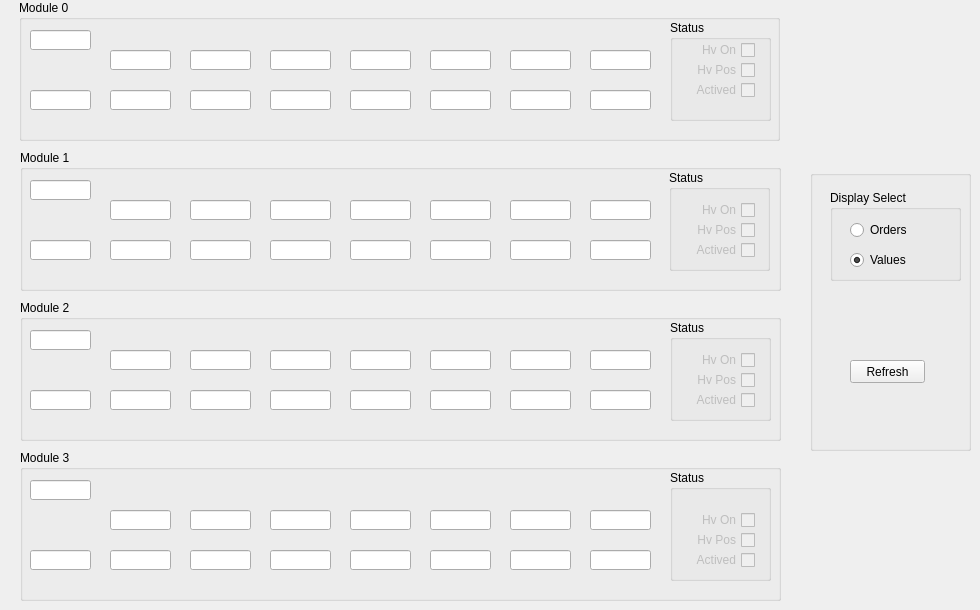
    <widget class="QWidget" name="tab">
     <attribute name="title">
      <string>High Voltage</string>
     </attribute>
     <widget class="QLineEdit" name="lineEdit_Hv_00">
      <property name="geometry">
       <rect>
        <x>30</x>
        <y>30</y>
        <width>61</width>
        <height>20</height>
       </rect>
      </property>
      <property name="readOnly">
       <bool>true</bool>
      </property>
     </widget>
     <widget class="QLineEdit" name="lineEdit_Hv_01">
      <property name="geometry">
       <rect>
        <x>110</x>
        <y>50</y>
        <width>61</width>
        <height>20</height>
       </rect>
      </property>
      <property name="readOnly">
       <bool>true</bool>
      </property>
     </widget>
     <widget class="QLineEdit" name="lineEdit_Hv_02">
      <property name="geometry">
       <rect>
        <x>190</x>
        <y>50</y>
        <width>61</width>
        <height>20</height>
       </rect>
      </property>
      <property name="readOnly">
       <bool>true</bool>
      </property>
     </widget>
     <widget class="QLineEdit" name="lineEdit_Hv_03">
      <property name="geometry">
       <rect>
        <x>270</x>
        <y>50</y>
        <width>61</width>
        <height>20</height>
       </rect>
      </property>
      <property name="readOnly">
       <bool>true</bool>
      </property>
     </widget>
     <widget class="QLineEdit" name="lineEdit_Hv_04">
      <property name="geometry">
       <rect>
        <x>350</x>
        <y>50</y>
        <width>61</width>
        <height>20</height>
       </rect>
      </property>
      <property name="readOnly">
       <bool>true</bool>
      </property>
     </widget>
     <widget class="QLineEdit" name="lineEdit_Hv_05">
      <property name="geometry">
       <rect>
        <x>430</x>
        <y>50</y>
        <width>61</width>
        <height>20</height>
       </rect>
      </property>
      <property name="readOnly">
       <bool>true</bool>
      </property>
     </widget>
     <widget class="QLineEdit" name="lineEdit_Hv_06">
      <property name="geometry">
       <rect>
        <x>510</x>
        <y>50</y>
        <width>61</width>
        <height>20</height>
       </rect>
      </property>
      <property name="readOnly">
       <bool>true</bool>
      </property>
     </widget>
     <widget class="QLineEdit" name="lineEdit_Hv_07">
      <property name="geometry">
       <rect>
        <x>590</x>
        <y>50</y>
        <width>61</width>
        <height>20</height>
       </rect>
      </property>
      <property name="readOnly">
       <bool>true</bool>
      </property>
     </widget>
     <widget class="QLineEdit" name="lineEdit_Hv_08">
      <property name="geometry">
       <rect>
        <x>30</x>
        <y>90</y>
        <width>61</width>
        <height>20</height>
       </rect>
      </property>
      <property name="readOnly">
       <bool>true</bool>
      </property>
     </widget>
     <widget class="QLineEdit" name="lineEdit_Hv_09">
      <property name="geometry">
       <rect>
        <x>110</x>
        <y>90</y>
        <width>61</width>
        <height>20</height>
       </rect>
      </property>
      <property name="readOnly">
       <bool>true</bool>
      </property>
     </widget>
     <widget class="QLineEdit" name="lineEdit_Hv_10">
      <property name="geometry">
       <rect>
        <x>190</x>
        <y>90</y>
        <width>61</width>
        <height>20</height>
       </rect>
      </property>
      <property name="readOnly">
       <bool>true</bool>
      </property>
     </widget>
     <widget class="QLineEdit" name="lineEdit_Hv_11">
      <property name="geometry">
       <rect>
        <x>270</x>
        <y>90</y>
        <width>61</width>
        <height>20</height>
       </rect>
      </property>
      <property name="readOnly">
       <bool>true</bool>
      </property>
     </widget>
     <widget class="QLineEdit" name="lineEdit_Hv_12">
      <property name="geometry">
       <rect>
        <x>350</x>
        <y>90</y>
        <width>61</width>
        <height>20</height>
       </rect>
      </property>
      <property name="readOnly">
       <bool>true</bool>
      </property>
     </widget>
     <widget class="QLineEdit" name="lineEdit_Hv_13">
      <property name="geometry">
       <rect>
        <x>430</x>
        <y>90</y>
        <width>61</width>
        <height>20</height>
       </rect>
      </property>
      <property name="readOnly">
       <bool>true</bool>
      </property>
     </widget>
     <widget class="QLineEdit" name="lineEdit_Hv_14">
      <property name="geometry">
       <rect>
        <x>510</x>
        <y>90</y>
        <width>61</width>
        <height>20</height>
       </rect>
      </property>
      <property name="readOnly">
       <bool>true</bool>
      </property>
     </widget>
     <widget class="QLineEdit" name="lineEdit_Hv_15">
      <property name="geometry">
       <rect>
        <x>590</x>
        <y>90</y>
        <width>61</width>
        <height>20</height>
       </rect>
      </property>
      <property name="readOnly">
       <bool>true</bool>
      </property>
     </widget>
     <widget class="QLineEdit" name="lineEdit_Hv_16">
      <property name="geometry">
       <rect>
        <x>30</x>
        <y>180</y>
        <width>61</width>
        <height>20</height>
       </rect>
      </property>
      <property name="readOnly">
       <bool>true</bool>
      </property>
     </widget>
     <widget class="QLineEdit" name="lineEdit_Hv_17">
      <property name="geometry">
       <rect>
        <x>110</x>
        <y>200</y>
        <width>61</width>
        <height>20</height>
       </rect>
      </property>
      <property name="readOnly">
       <bool>true</bool>
      </property>
     </widget>
     <widget class="QLineEdit" name="lineEdit_Hv_18">
      <property name="geometry">
       <rect>
        <x>190</x>
        <y>200</y>
        <width>61</width>
        <height>20</height>
       </rect>
      </property>
      <property name="readOnly">
       <bool>true</bool>
      </property>
     </widget>
     <widget class="QLineEdit" name="lineEdit_Hv_19">
      <property name="geometry">
       <rect>
        <x>270</x>
        <y>200</y>
        <width>61</width>
        <height>20</height>
       </rect>
      </property>
      <property name="readOnly">
       <bool>true</bool>
      </property>
     </widget>
     <widget class="QLineEdit" name="lineEdit_Hv_20">
      <property name="geometry">
       <rect>
        <x>350</x>
        <y>200</y>
        <width>61</width>
        <height>20</height>
       </rect>
      </property>
      <property name="readOnly">
       <bool>true</bool>
      </property>
     </widget>
     <widget class="QLineEdit" name="lineEdit_Hv_21">
      <property name="geometry">
       <rect>
        <x>430</x>
        <y>200</y>
        <width>61</width>
        <height>20</height>
       </rect>
      </property>
      <property name="readOnly">
       <bool>true</bool>
      </property>
     </widget>
     <widget class="QLineEdit" name="lineEdit_Hv_22">
      <property name="geometry">
       <rect>
        <x>510</x>
        <y>200</y>
        <width>61</width>
        <height>20</height>
       </rect>
      </property>
      <property name="readOnly">
       <bool>true</bool>
      </property>
     </widget>
     <widget class="QLineEdit" name="lineEdit_Hv_23">
      <property name="geometry">
       <rect>
        <x>590</x>
        <y>200</y>
        <width>61</width>
        <height>20</height>
       </rect>
      </property>
      <property name="readOnly">
       <bool>true</bool>
      </property>
     </widget>
     <widget class="QLineEdit" name="lineEdit_Hv_24">
      <property name="geometry">
       <rect>
        <x>30</x>
        <y>240</y>
        <width>61</width>
        <height>20</height>
       </rect>
      </property>
      <property name="readOnly">
       <bool>true</bool>
      </property>
     </widget>
     <widget class="QLineEdit" name="lineEdit_Hv_25">
      <property name="geometry">
       <rect>
        <x>110</x>
        <y>240</y>
        <width>61</width>
        <height>20</height>
       </rect>
      </property>
      <property name="readOnly">
       <bool>true</bool>
      </property>
     </widget>
     <widget class="QLineEdit" name="lineEdit_Hv_26">
      <property name="geometry">
       <rect>
        <x>190</x>
        <y>240</y>
        <width>61</width>
        <height>20</height>
       </rect>
      </property>
      <property name="readOnly">
       <bool>true</bool>
      </property>
     </widget>
     <widget class="QLineEdit" name="lineEdit_Hv_27">
      <property name="geometry">
       <rect>
        <x>270</x>
        <y>240</y>
        <width>61</width>
        <height>20</height>
       </rect>
      </property>
      <property name="readOnly">
       <bool>true</bool>
      </property>
     </widget>
     <widget class="QLineEdit" name="lineEdit_Hv_28">
      <property name="geometry">
       <rect>
        <x>350</x>
        <y>240</y>
        <width>61</width>
        <height>20</height>
       </rect>
      </property>
      <property name="readOnly">
       <bool>true</bool>
      </property>
     </widget>
     <widget class="QLineEdit" name="lineEdit_Hv_29">
      <property name="geometry">
       <rect>
        <x>430</x>
        <y>240</y>
        <width>61</width>
        <height>20</height>
       </rect>
      </property>
      <property name="readOnly">
       <bool>true</bool>
      </property>
     </widget>
     <widget class="QLineEdit" name="lineEdit_Hv_30">
      <property name="geometry">
       <rect>
        <x>510</x>
        <y>240</y>
        <width>61</width>
        <height>20</height>
       </rect>
      </property>
      <property name="readOnly">
       <bool>true</bool>
      </property>
     </widget>
     <widget class="QLineEdit" name="lineEdit_Hv_31">
      <property name="geometry">
       <rect>
        <x>590</x>
        <y>240</y>
        <width>61</width>
        <height>20</height>
       </rect>
      </property>
      <property name="readOnly">
       <bool>true</bool>
      </property>
     </widget>
     <widget class="QLineEdit" name="lineEdit_Hv_32">
      <property name="geometry">
       <rect>
        <x>30</x>
        <y>330</y>
        <width>61</width>
        <height>20</height>
       </rect>
      </property>
      <property name="readOnly">
       <bool>true</bool>
      </property>
     </widget>
     <widget class="QLineEdit" name="lineEdit_Hv_33">
      <property name="geometry">
       <rect>
        <x>110</x>
        <y>350</y>
        <width>61</width>
        <height>20</height>
       </rect>
      </property>
      <property name="readOnly">
       <bool>true</bool>
      </property>
     </widget>
     <widget class="QLineEdit" name="lineEdit_Hv_34">
      <property name="geometry">
       <rect>
        <x>190</x>
        <y>350</y>
        <width>61</width>
        <height>20</height>
       </rect>
      </property>
      <property name="readOnly">
       <bool>true</bool>
      </property>
     </widget>
     <widget class="QLineEdit" name="lineEdit_Hv_35">
      <property name="geometry">
       <rect>
        <x>270</x>
        <y>350</y>
        <width>61</width>
        <height>20</height>
       </rect>
      </property>
      <property name="readOnly">
       <bool>true</bool>
      </property>
     </widget>
     <widget class="QLineEdit" name="lineEdit_Hv_36">
      <property name="geometry">
       <rect>
        <x>350</x>
        <y>350</y>
        <width>61</width>
        <height>20</height>
       </rect>
      </property>
      <property name="readOnly">
       <bool>true</bool>
      </property>
     </widget>
     <widget class="QLineEdit" name="lineEdit_Hv_37">
      <property name="geometry">
       <rect>
        <x>430</x>
        <y>350</y>
        <width>61</width>
        <height>20</height>
       </rect>
      </property>
      <property name="readOnly">
       <bool>true</bool>
      </property>
     </widget>
     <widget class="QLineEdit" name="lineEdit_Hv_38">
      <property name="geometry">
       <rect>
        <x>510</x>
        <y>350</y>
        <width>61</width>
        <height>20</height>
       </rect>
      </property>
      <property name="readOnly">
       <bool>true</bool>
      </property>
     </widget>
     <widget class="QLineEdit" name="lineEdit_Hv_39">
      <property name="geometry">
       <rect>
        <x>590</x>
        <y>350</y>
        <width>61</width>
        <height>20</height>
       </rect>
      </property>
      <property name="readOnly">
       <bool>true</bool>
      </property>
     </widget>
     <widget class="QLineEdit" name="lineEdit_Hv_40">
      <property name="geometry">
       <rect>
        <x>30</x>
        <y>390</y>
        <width>61</width>
        <height>20</height>
       </rect>
      </property>
      <property name="readOnly">
       <bool>true</bool>
      </property>
     </widget>
     <widget class="QLineEdit" name="lineEdit_Hv_41">
      <property name="geometry">
       <rect>
        <x>110</x>
        <y>390</y>
        <width>61</width>
        <height>20</height>
       </rect>
      </property>
      <property name="readOnly">
       <bool>true</bool>
      </property>
     </widget>
     <widget class="QLineEdit" name="lineEdit_Hv_42">
      <property name="geometry">
       <rect>
        <x>190</x>
        <y>390</y>
        <width>61</width>
        <height>20</height>
       </rect>
      </property>
      <property name="readOnly">
       <bool>true</bool>
      </property>
     </widget>
     <widget class="QLineEdit" name="lineEdit_Hv_43">
      <property name="geometry">
       <rect>
        <x>270</x>
        <y>390</y>
        <width>61</width>
        <height>20</height>
       </rect>
      </property>
      <property name="readOnly">
       <bool>true</bool>
      </property>
     </widget>
     <widget class="QLineEdit" name="lineEdit_Hv_44">
      <property name="geometry">
       <rect>
        <x>350</x>
        <y>390</y>
        <width>61</width>
        <height>20</height>
       </rect>
      </property>
      <property name="readOnly">
       <bool>true</bool>
      </property>
     </widget>
     <widget class="QLineEdit" name="lineEdit_Hv_45">
      <property name="geometry">
       <rect>
        <x>430</x>
        <y>390</y>
        <width>61</width>
        <height>20</height>
       </rect>
      </property>
      <property name="readOnly">
       <bool>true</bool>
      </property>
     </widget>
     <widget class="QLineEdit" name="lineEdit_Hv_46">
      <property name="geometry">
       <rect>
        <x>510</x>
        <y>390</y>
        <width>61</width>
        <height>20</height>
       </rect>
      </property>
      <property name="readOnly">
       <bool>true</bool>
      </property>
     </widget>
     <widget class="QLineEdit" name="lineEdit_Hv_47">
      <property name="geometry">
       <rect>
        <x>590</x>
        <y>390</y>
        <width>61</width>
        <height>20</height>
       </rect>
      </property>
      <property name="readOnly">
       <bool>true</bool>
      </property>
     </widget>
     <widget class="QLineEdit" name="lineEdit_Hv_48">
      <property name="geometry">
       <rect>
        <x>30</x>
        <y>480</y>
        <width>61</width>
        <height>20</height>
       </rect>
      </property>
      <property name="readOnly">
       <bool>true</bool>
      </property>
     </widget>
     <widget class="QLineEdit" name="lineEdit_Hv_49">
      <property name="geometry">
       <rect>
        <x>110</x>
        <y>510</y>
        <width>61</width>
        <height>20</height>
       </rect>
      </property>
      <property name="readOnly">
       <bool>true</bool>
      </property>
     </widget>
     <widget class="QLineEdit" name="lineEdit_Hv_50">
      <property name="geometry">
       <rect>
        <x>190</x>
        <y>510</y>
        <width>61</width>
        <height>20</height>
       </rect>
      </property>
      <property name="readOnly">
       <bool>true</bool>
      </property>
     </widget>
     <widget class="QLineEdit" name="lineEdit_Hv_51">
      <property name="geometry">
       <rect>
        <x>270</x>
        <y>510</y>
        <width>61</width>
        <height>20</height>
       </rect>
      </property>
      <property name="readOnly">
       <bool>true</bool>
      </property>
     </widget>
     <widget class="QLineEdit" name="lineEdit_Hv_52">
      <property name="geometry">
       <rect>
        <x>350</x>
        <y>510</y>
        <width>61</width>
        <height>20</height>
       </rect>
      </property>
      <property name="readOnly">
       <bool>true</bool>
      </property>
     </widget>
     <widget class="QLineEdit" name="lineEdit_Hv_53">
      <property name="geometry">
       <rect>
        <x>430</x>
        <y>510</y>
        <width>61</width>
        <height>20</height>
       </rect>
      </property>
      <property name="readOnly">
       <bool>true</bool>
      </property>
     </widget>
     <widget class="QLineEdit" name="lineEdit_Hv_54">
      <property name="geometry">
       <rect>
        <x>510</x>
        <y>510</y>
        <width>61</width>
        <height>20</height>
       </rect>
      </property>
      <property name="readOnly">
       <bool>true</bool>
      </property>
     </widget>
     <widget class="QLineEdit" name="lineEdit_Hv_55">
      <property name="geometry">
       <rect>
        <x>590</x>
        <y>510</y>
        <width>61</width>
        <height>20</height>
       </rect>
      </property>
      <property name="readOnly">
       <bool>true</bool>
      </property>
     </widget>
     <widget class="QLineEdit" name="lineEdit_Hv_56">
      <property name="geometry">
       <rect>
        <x>30</x>
        <y>550</y>
        <width>61</width>
        <height>20</height>
       </rect>
      </property>
      <property name="readOnly">
       <bool>true</bool>
      </property>
     </widget>
     <widget class="QLineEdit" name="lineEdit_Hv_57">
      <property name="geometry">
       <rect>
        <x>110</x>
        <y>550</y>
        <width>61</width>
        <height>20</height>
       </rect>
      </property>
      <property name="readOnly">
       <bool>true</bool>
      </property>
     </widget>
     <widget class="QLineEdit" name="lineEdit_Hv_58">
      <property name="geometry">
       <rect>
        <x>190</x>
        <y>550</y>
        <width>61</width>
        <height>20</height>
       </rect>
      </property>
      <property name="readOnly">
       <bool>true</bool>
      </property>
     </widget>
     <widget class="QLineEdit" name="lineEdit_Hv_59">
      <property name="geometry">
       <rect>
        <x>270</x>
        <y>550</y>
        <width>61</width>
        <height>20</height>
       </rect>
      </property>
      <property name="readOnly">
       <bool>true</bool>
      </property>
     </widget>
     <widget class="QCheckBox" name="checkBox_HvOn_0">
      <property name="enabled">
       <bool>false</bool>
      </property>
      <property name="geometry">
       <rect>
        <x>670</x>
        <y>40</y>
        <width>85</width>
        <height>20</height>
       </rect>
      </property>
      <property name="layoutDirection">
       <enum>Qt::RightToLeft</enum>
      </property>
      <property name="text">
       <string>Hv On</string>
      </property>
     </widget>
     <widget class="QCheckBox" name="checkBox_HvPos_0">
      <property name="enabled">
       <bool>false</bool>
      </property>
      <property name="geometry">
       <rect>
        <x>670</x>
        <y>60</y>
        <width>85</width>
        <height>20</height>
       </rect>
      </property>
      <property name="layoutDirection">
       <enum>Qt::RightToLeft</enum>
      </property>
      <property name="text">
       <string>Hv Pos</string>
      </property>
     </widget>
     <widget class="QRadioButton" name="radioButton_Hv_Order">
      <property name="geometry">
       <rect>
        <x>850</x>
        <y>220</y>
        <width>100</width>
        <height>20</height>
       </rect>
      </property>
      <property name="text">
       <string>Orders</string>
      </property>
     </widget>
     <widget class="QRadioButton" name="radioButton_Hv_Val">
      <property name="geometry">
       <rect>
        <x>850</x>
        <y>250</y>
        <width>100</width>
        <height>20</height>
       </rect>
      </property>
      <property name="text">
       <string>Values</string>
      </property>
      <property name="checked">
       <bool>true</bool>
      </property>
     </widget>
     <widget class="QGroupBox" name="groupBox_31">
      <property name="geometry">
       <rect>
        <x>830</x>
        <y>190</y>
        <width>131</width>
        <height>91</height>
       </rect>
      </property>
      <property name="title">
       <string>Display Select</string>
      </property>
     </widget>
     <widget class="QGroupBox" name="groupBox_32">
      <property name="geometry">
       <rect>
        <x>810</x>
        <y>170</y>
        <width>161</width>
        <height>281</height>
       </rect>
      </property>
      <property name="title">
       <string/>
      </property>
      <widget class="QPushButton" name="pushButton_Hv_Refresh">
       <property name="geometry">
        <rect>
         <x>40</x>
         <y>190</y>
         <width>75</width>
         <height>23</height>
        </rect>
       </property>
       <property name="text">
        <string>Refresh</string>
       </property>
      </widget>
     </widget>
     <widget class="QLineEdit" name="lineEdit_Hv_60">
      <property name="geometry">
       <rect>
        <x>350</x>
        <y>550</y>
        <width>61</width>
        <height>20</height>
       </rect>
      </property>
      <property name="readOnly">
       <bool>true</bool>
      </property>
     </widget>
     <widget class="QLineEdit" name="lineEdit_Hv_61">
      <property name="geometry">
       <rect>
        <x>430</x>
        <y>550</y>
        <width>61</width>
        <height>20</height>
       </rect>
      </property>
      <property name="readOnly">
       <bool>true</bool>
      </property>
     </widget>
     <widget class="QLineEdit" name="lineEdit_Hv_62">
      <property name="geometry">
       <rect>
        <x>510</x>
        <y>550</y>
        <width>61</width>
        <height>20</height>
       </rect>
      </property>
      <property name="readOnly">
       <bool>true</bool>
      </property>
     </widget>
     <widget class="QLineEdit" name="lineEdit_Hv_63">
      <property name="geometry">
       <rect>
        <x>590</x>
        <y>550</y>
        <width>61</width>
        <height>20</height>
       </rect>
      </property>
      <property name="readOnly">
       <bool>true</bool>
      </property>
     </widget>
     <widget class="QCheckBox" name="checkBox_HvAct_0">
      <property name="enabled">
       <bool>false</bool>
      </property>
      <property name="geometry">
       <rect>
        <x>670</x>
        <y>80</y>
        <width>85</width>
        <height>20</height>
       </rect>
      </property>
      <property name="layoutDirection">
       <enum>Qt::RightToLeft</enum>
      </property>
      <property name="text">
       <string>Actived</string>
      </property>
     </widget>
     <widget class="QGroupBox" name="groupBox_33">
      <property name="geometry">
       <rect>
        <x>670</x>
        <y>20</y>
        <width>101</width>
        <height>101</height>
       </rect>
      </property>
      <property name="title">
       <string>Status</string>
      </property>
     </widget>
     <widget class="QGroupBox" name="groupBox_34">
      <property name="geometry">
       <rect>
        <x>19</x>
        <y>0</y>
        <width>761</width>
        <height>141</height>
       </rect>
      </property>
      <property name="title">
       <string>Module 0</string>
      </property>
     </widget>
     <widget class="QGroupBox" name="groupBox_35">
      <property name="geometry">
       <rect>
        <x>20</x>
        <y>150</y>
        <width>761</width>
        <height>141</height>
       </rect>
      </property>
      <property name="title">
       <string>Module 1</string>
      </property>
      <widget class="QGroupBox" name="groupBox_36">
       <property name="geometry">
        <rect>
         <x>649</x>
         <y>20</y>
         <width>101</width>
         <height>101</height>
        </rect>
       </property>
       <property name="title">
        <string>Status</string>
       </property>
      </widget>
     </widget>
     <widget class="QCheckBox" name="checkBox_HvOn_1">
      <property name="enabled">
       <bool>false</bool>
      </property>
      <property name="geometry">
       <rect>
        <x>670</x>
        <y>200</y>
        <width>85</width>
        <height>20</height>
       </rect>
      </property>
      <property name="layoutDirection">
       <enum>Qt::RightToLeft</enum>
      </property>
      <property name="text">
       <string>Hv On</string>
      </property>
     </widget>
     <widget class="QCheckBox" name="checkBox_HvPos_1">
      <property name="enabled">
       <bool>false</bool>
      </property>
      <property name="geometry">
       <rect>
        <x>670</x>
        <y>220</y>
        <width>85</width>
        <height>20</height>
       </rect>
      </property>
      <property name="layoutDirection">
       <enum>Qt::RightToLeft</enum>
      </property>
      <property name="text">
       <string>Hv Pos</string>
      </property>
     </widget>
     <widget class="QCheckBox" name="checkBox_HvAct_1">
      <property name="enabled">
       <bool>false</bool>
      </property>
      <property name="geometry">
       <rect>
        <x>670</x>
        <y>240</y>
        <width>85</width>
        <height>20</height>
       </rect>
      </property>
      <property name="layoutDirection">
       <enum>Qt::RightToLeft</enum>
      </property>
      <property name="text">
       <string>Actived</string>
      </property>
     </widget>
     <widget class="QGroupBox" name="groupBox_37">
      <property name="geometry">
       <rect>
        <x>20</x>
        <y>300</y>
        <width>761</width>
        <height>141</height>
       </rect>
      </property>
      <property name="title">
       <string>Module 2</string>
      </property>
      <widget class="QGroupBox" name="groupBox_39">
       <property name="geometry">
        <rect>
         <x>650</x>
         <y>20</y>
         <width>101</width>
         <height>101</height>
        </rect>
       </property>
       <property name="title">
        <string>Status</string>
       </property>
       <widget class="QCheckBox" name="checkBox_HvOn_2">
        <property name="enabled">
         <bool>false</bool>
        </property>
        <property name="geometry">
         <rect>
          <x>0</x>
          <y>30</y>
          <width>85</width>
          <height>20</height>
         </rect>
        </property>
        <property name="layoutDirection">
         <enum>Qt::RightToLeft</enum>
        </property>
        <property name="text">
         <string>Hv On</string>
        </property>
       </widget>
       <widget class="QCheckBox" name="checkBox_HvPos_2">
        <property name="enabled">
         <bool>false</bool>
        </property>
        <property name="geometry">
         <rect>
          <x>0</x>
          <y>50</y>
          <width>85</width>
          <height>20</height>
         </rect>
        </property>
        <property name="layoutDirection">
         <enum>Qt::RightToLeft</enum>
        </property>
        <property name="text">
         <string>Hv Pos</string>
        </property>
       </widget>
       <widget class="QCheckBox" name="checkBox_HvAct_2">
        <property name="enabled">
         <bool>false</bool>
        </property>
        <property name="geometry">
         <rect>
          <x>0</x>
          <y>70</y>
          <width>85</width>
          <height>20</height>
         </rect>
        </property>
        <property name="layoutDirection">
         <enum>Qt::RightToLeft</enum>
        </property>
        <property name="text">
         <string>Actived</string>
        </property>
       </widget>
      </widget>
     </widget>
     <widget class="QGroupBox" name="groupBox_38">
      <property name="geometry">
       <rect>
        <x>20</x>
        <y>450</y>
        <width>761</width>
        <height>151</height>
       </rect>
      </property>
      <property name="title">
       <string>Module 3</string>
      </property>
      <widget class="QGroupBox" name="groupBox_40">
       <property name="geometry">
        <rect>
         <x>650</x>
         <y>20</y>
         <width>101</width>
         <height>111</height>
        </rect>
       </property>
       <property name="title">
        <string>Status</string>
       </property>
       <widget class="QCheckBox" name="checkBox_HvOn_3">
        <property name="enabled">
         <bool>false</bool>
        </property>
        <property name="geometry">
         <rect>
          <x>0</x>
          <y>40</y>
          <width>85</width>
          <height>20</height>
         </rect>
        </property>
        <property name="layoutDirection">
         <enum>Qt::RightToLeft</enum>
        </property>
        <property name="text">
         <string>Hv On</string>
        </property>
       </widget>
       <widget class="QCheckBox" name="checkBox_HvPos_3">
        <property name="enabled">
         <bool>false</bool>
        </property>
        <property name="geometry">
         <rect>
          <x>0</x>
          <y>60</y>
          <width>85</width>
          <height>20</height>
         </rect>
        </property>
        <property name="layoutDirection">
         <enum>Qt::RightToLeft</enum>
        </property>
        <property name="text">
         <string>Hv Pos</string>
        </property>
       </widget>
       <widget class="QCheckBox" name="checkBox_HvAct_3">
        <property name="enabled">
         <bool>false</bool>
        </property>
        <property name="geometry">
         <rect>
          <x>0</x>
          <y>80</y>
          <width>85</width>
          <height>20</height>
         </rect>
        </property>
        <property name="layoutDirection">
         <enum>Qt::RightToLeft</enum>
        </property>
        <property name="text">
         <string>Actived</string>
        </property>
       </widget>
      </widget>
     </widget>
     <zorder>groupBox_38</zorder>
     <zorder>groupBox_37</zorder>
     <zorder>groupBox_35</zorder>
     <zorder>groupBox_34</zorder>
     <zorder>groupBox_33</zorder>
     <zorder>groupBox_32</zorder>
     <zorder>groupBox_31</zorder>
     <zorder>lineEdit_Hv_00</zorder>
     <zorder>lineEdit_Hv_01</zorder>
     <zorder>lineEdit_Hv_02</zorder>
     <zorder>lineEdit_Hv_03</zorder>
     <zorder>lineEdit_Hv_04</zorder>
     <zorder>lineEdit_Hv_05</zorder>
     <zorder>lineEdit_Hv_06</zorder>
     <zorder>lineEdit_Hv_07</zorder>
     <zorder>lineEdit_Hv_08</zorder>
     <zorder>lineEdit_Hv_09</zorder>
     <zorder>lineEdit_Hv_10</zorder>
     <zorder>lineEdit_Hv_11</zorder>
     <zorder>lineEdit_Hv_12</zorder>
     <zorder>lineEdit_Hv_13</zorder>
     <zorder>lineEdit_Hv_14</zorder>
     <zorder>lineEdit_Hv_15</zorder>
     <zorder>lineEdit_Hv_16</zorder>
     <zorder>lineEdit_Hv_17</zorder>
     <zorder>lineEdit_Hv_18</zorder>
     <zorder>lineEdit_Hv_19</zorder>
     <zorder>lineEdit_Hv_20</zorder>
     <zorder>lineEdit_Hv_21</zorder>
     <zorder>lineEdit_Hv_22</zorder>
     <zorder>lineEdit_Hv_23</zorder>
     <zorder>lineEdit_Hv_24</zorder>
     <zorder>lineEdit_Hv_25</zorder>
     <zorder>lineEdit_Hv_26</zorder>
     <zorder>lineEdit_Hv_27</zorder>
     <zorder>lineEdit_Hv_28</zorder>
     <zorder>lineEdit_Hv_29</zorder>
     <zorder>lineEdit_Hv_30</zorder>
     <zorder>lineEdit_Hv_31</zorder>
     <zorder>lineEdit_Hv_32</zorder>
     <zorder>lineEdit_Hv_33</zorder>
     <zorder>lineEdit_Hv_34</zorder>
     <zorder>lineEdit_Hv_35</zorder>
     <zorder>lineEdit_Hv_36</zorder>
     <zorder>lineEdit_Hv_37</zorder>
     <zorder>lineEdit_Hv_38</zorder>
     <zorder>lineEdit_Hv_39</zorder>
     <zorder>lineEdit_Hv_40</zorder>
     <zorder>lineEdit_Hv_41</zorder>
     <zorder>lineEdit_Hv_42</zorder>
     <zorder>lineEdit_Hv_43</zorder>
     <zorder>lineEdit_Hv_44</zorder>
     <zorder>lineEdit_Hv_45</zorder>
     <zorder>lineEdit_Hv_46</zorder>
     <zorder>lineEdit_Hv_47</zorder>
     <zorder>lineEdit_Hv_48</zorder>
     <zorder>lineEdit_Hv_49</zorder>
     <zorder>lineEdit_Hv_50</zorder>
     <zorder>lineEdit_Hv_51</zorder>
     <zorder>lineEdit_Hv_52</zorder>
     <zorder>lineEdit_Hv_53</zorder>
     <zorder>lineEdit_Hv_54</zorder>
     <zorder>lineEdit_Hv_55</zorder>
     <zorder>lineEdit_Hv_56</zorder>
     <zorder>lineEdit_Hv_57</zorder>
     <zorder>lineEdit_Hv_58</zorder>
     <zorder>lineEdit_Hv_59</zorder>
     <zorder>checkBox_HvOn_0</zorder>
     <zorder>checkBox_HvPos_0</zorder>
     <zorder>radioButton_Hv_Order</zorder>
     <zorder>radioButton_Hv_Val</zorder>
     <zorder>lineEdit_Hv_60</zorder>
     <zorder>lineEdit_Hv_61</zorder>
     <zorder>lineEdit_Hv_62</zorder>
     <zorder>lineEdit_Hv_63</zorder>
     <zorder>checkBox_HvAct_0</zorder>
     <zorder>checkBox_HvOn_1</zorder>
     <zorder>checkBox_HvPos_1</zorder>
     <zorder>checkBox_HvAct_1</zorder>
    </widget>
